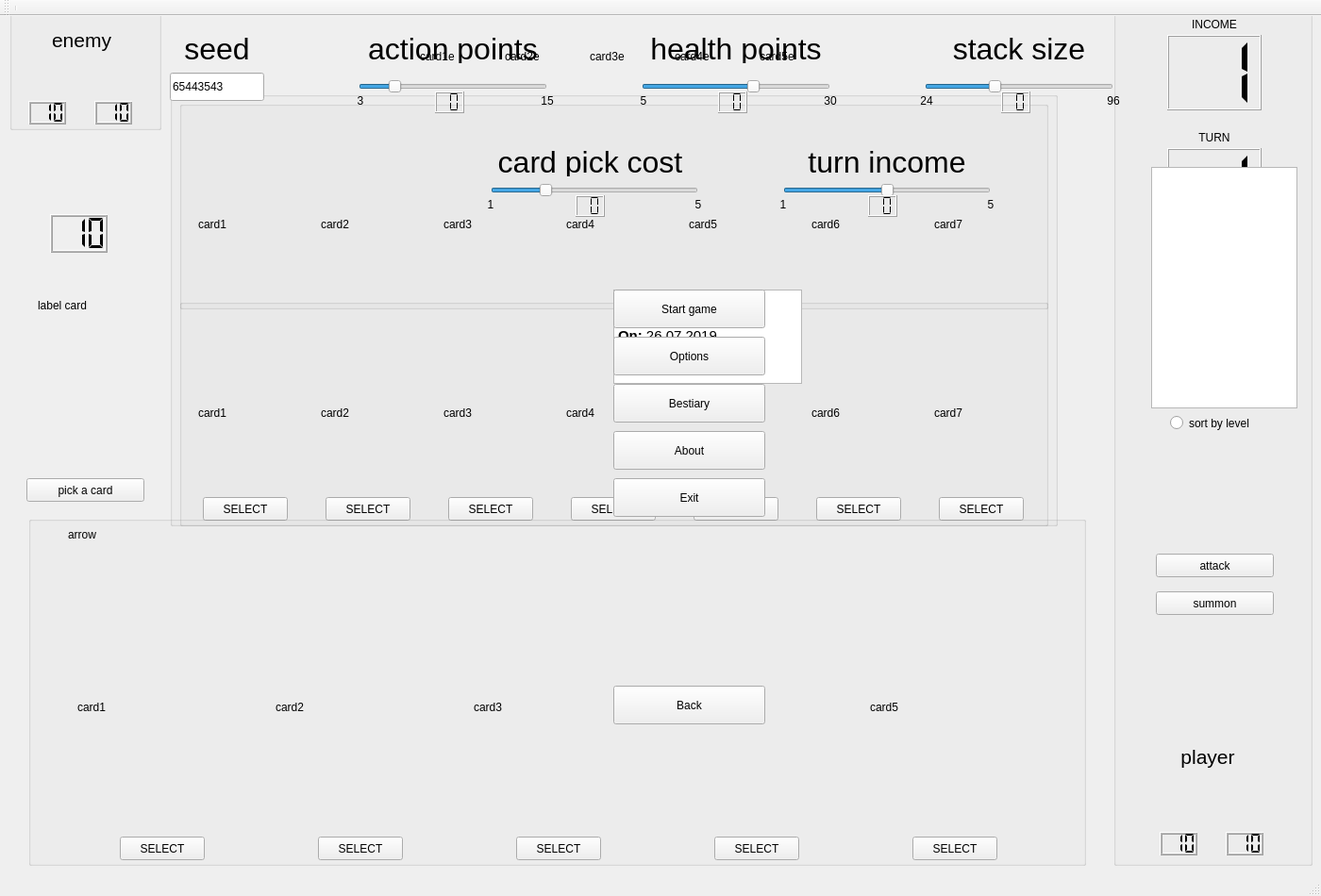
<?xml version="1.0" encoding="UTF-8"?>
<ui version="4.0">
 <class>MainWindow</class>
 <widget class="QMainWindow" name="MainWindow">
  <property name="geometry">
   <rect>
    <x>0</x>
    <y>0</y>
    <width>1400</width>
    <height>950</height>
   </rect>
  </property>
  <property name="minimumSize">
   <size>
    <width>1400</width>
    <height>950</height>
   </size>
  </property>
  <property name="maximumSize">
   <size>
    <width>1400</width>
    <height>950</height>
   </size>
  </property>
  <property name="windowTitle">
   <string>MainWindow</string>
  </property>
  <property name="iconSize">
   <size>
    <width>24</width>
    <height>24</height>
   </size>
  </property>
  <widget class="QWidget" name="centralWidget">
   <property name="minimumSize">
    <size>
     <width>0</width>
     <height>911</height>
    </size>
   </property>
   <widget class="QLabel" name="label_cardAbout">
    <property name="geometry">
     <rect>
      <x>40</x>
      <y>60</y>
      <width>334</width>
      <height>494</height>
     </rect>
    </property>
    <property name="text">
     <string>label card</string>
    </property>
   </widget>
   <widget class="QTextBrowser" name="text_about">
    <property name="geometry">
     <rect>
      <x>650</x>
      <y>290</y>
      <width>200</width>
      <height>100</height>
     </rect>
    </property>
    <property name="html">
     <string>&lt;!DOCTYPE HTML PUBLIC &quot;-//W3C//DTD HTML 4.0//EN&quot; &quot;http://www.w3.org/TR/REC-html40/strict.dtd&quot;&gt;
&lt;html&gt;&lt;head&gt;&lt;meta name=&quot;qrichtext&quot; content=&quot;1&quot; /&gt;&lt;style type=&quot;text/css&quot;&gt;
p, li { white-space: pre-wrap; }
&lt;/style&gt;&lt;/head&gt;&lt;body style=&quot; font-family:'Ubuntu'; font-size:11pt; font-weight:400; font-style:normal;&quot;&gt;
&lt;p style=&quot; margin-top:0px; margin-bottom:0px; margin-left:0px; margin-right:0px; -qt-block-indent:0; text-indent:0px;&quot;&gt;&lt;span style=&quot; font-weight:600;&quot;&gt;Created by:&lt;/span&gt; Bartłomiej Długosz&lt;/p&gt;
&lt;p style=&quot; margin-top:0px; margin-bottom:0px; margin-left:0px; margin-right:0px; -qt-block-indent:0; text-indent:0px;&quot;&gt;&lt;span style=&quot; font-weight:600;&quot;&gt;On: &lt;/span&gt;26.07.2019&lt;/p&gt;&lt;/body&gt;&lt;/html&gt;</string>
    </property>
   </widget>
   <widget class="QPushButton" name="button_options">
    <property name="geometry">
     <rect>
      <x>650</x>
      <y>340</y>
      <width>161</width>
      <height>41</height>
     </rect>
    </property>
    <property name="toolTip">
     <string>&lt;html&gt;&lt;head/&gt;&lt;body&gt;&lt;p&gt;Adjust anything to Your needs&lt;/p&gt;&lt;/body&gt;&lt;/html&gt;</string>
    </property>
    <property name="text">
     <string>Options</string>
    </property>
   </widget>
   <widget class="QPushButton" name="button_start">
    <property name="geometry">
     <rect>
      <x>650</x>
      <y>290</y>
      <width>161</width>
      <height>41</height>
     </rect>
    </property>
    <property name="toolTip">
     <string>&lt;html&gt;&lt;head/&gt;&lt;body&gt;&lt;p&gt;Start the game&lt;/p&gt;&lt;/body&gt;&lt;/html&gt;</string>
    </property>
    <property name="text">
     <string>Start game</string>
    </property>
   </widget>
   <widget class="QPushButton" name="button_bestiary">
    <property name="geometry">
     <rect>
      <x>650</x>
      <y>390</y>
      <width>161</width>
      <height>41</height>
     </rect>
    </property>
    <property name="toolTip">
     <string>&lt;html&gt;&lt;head/&gt;&lt;body&gt;&lt;p&gt;Place to get acquainted with monsters&lt;/p&gt;&lt;/body&gt;&lt;/html&gt;</string>
    </property>
    <property name="text">
     <string>Bestiary</string>
    </property>
   </widget>
   <widget class="QPushButton" name="button_about">
    <property name="geometry">
     <rect>
      <x>650</x>
      <y>440</y>
      <width>161</width>
      <height>41</height>
     </rect>
    </property>
    <property name="toolTip">
     <string>&lt;html&gt;&lt;head/&gt;&lt;body&gt;&lt;p&gt;Check the info about the author&lt;/p&gt;&lt;p&gt;&lt;br/&gt;&lt;/p&gt;&lt;/body&gt;&lt;/html&gt;</string>
    </property>
    <property name="whatsThis">
     <string>&lt;html&gt;&lt;head/&gt;&lt;body&gt;&lt;p&gt;&lt;br/&gt;&lt;/p&gt;&lt;/body&gt;&lt;/html&gt;</string>
    </property>
    <property name="text">
     <string>About</string>
    </property>
   </widget>
   <widget class="QPushButton" name="button_back">
    <property name="geometry">
     <rect>
      <x>650</x>
      <y>710</y>
      <width>161</width>
      <height>41</height>
     </rect>
    </property>
    <property name="toolTip">
     <string>&lt;html&gt;&lt;head/&gt;&lt;body&gt;&lt;p&gt;Exit the application&lt;/p&gt;&lt;p&gt;&lt;br/&gt;&lt;/p&gt;&lt;/body&gt;&lt;/html&gt;</string>
    </property>
    <property name="text">
     <string>Back</string>
    </property>
   </widget>
   <widget class="QPushButton" name="button_exit">
    <property name="geometry">
     <rect>
      <x>650</x>
      <y>490</y>
      <width>161</width>
      <height>41</height>
     </rect>
    </property>
    <property name="toolTip">
     <string>&lt;html&gt;&lt;head/&gt;&lt;body&gt;&lt;p&gt;Exit the application&lt;/p&gt;&lt;p&gt;&lt;br/&gt;&lt;/p&gt;&lt;/body&gt;&lt;/html&gt;</string>
    </property>
    <property name="text">
     <string>Exit</string>
    </property>
   </widget>
   <widget class="QGroupBox" name="box_playerCards">
    <property name="geometry">
     <rect>
      <x>30</x>
      <y>530</y>
      <width>1121</width>
      <height>371</height>
     </rect>
    </property>
    <property name="title">
     <string/>
    </property>
    <widget class="QLabel" name="label_card5">
     <property name="geometry">
      <rect>
       <x>892</x>
       <y>70</y>
       <width>180</width>
       <height>266</height>
      </rect>
     </property>
     <property name="text">
      <string>card5</string>
     </property>
    </widget>
    <widget class="QLabel" name="label_card4">
     <property name="geometry">
      <rect>
       <x>682</x>
       <y>70</y>
       <width>180</width>
       <height>266</height>
      </rect>
     </property>
     <property name="text">
      <string>card4</string>
     </property>
    </widget>
    <widget class="QLabel" name="label_card3">
     <property name="geometry">
      <rect>
       <x>472</x>
       <y>70</y>
       <width>180</width>
       <height>266</height>
      </rect>
     </property>
     <property name="text">
      <string>card3</string>
     </property>
    </widget>
    <widget class="QLabel" name="label_card2">
     <property name="geometry">
      <rect>
       <x>262</x>
       <y>70</y>
       <width>180</width>
       <height>266</height>
      </rect>
     </property>
     <property name="text">
      <string>card2</string>
     </property>
    </widget>
    <widget class="QLabel" name="label_card1">
     <property name="geometry">
      <rect>
       <x>52</x>
       <y>70</y>
       <width>180</width>
       <height>266</height>
      </rect>
     </property>
     <property name="text">
      <string>card1</string>
     </property>
    </widget>
    <widget class="QPushButton" name="button_card_4_selected">
     <property name="geometry">
      <rect>
       <x>727</x>
       <y>340</y>
       <width>90</width>
       <height>25</height>
      </rect>
     </property>
     <property name="text">
      <string>SELECT</string>
     </property>
    </widget>
    <widget class="QPushButton" name="button_card_5_selected">
     <property name="geometry">
      <rect>
       <x>937</x>
       <y>340</y>
       <width>90</width>
       <height>25</height>
      </rect>
     </property>
     <property name="text">
      <string>SELECT</string>
     </property>
    </widget>
    <widget class="QPushButton" name="button_card_3_selected">
     <property name="geometry">
      <rect>
       <x>517</x>
       <y>340</y>
       <width>90</width>
       <height>25</height>
      </rect>
     </property>
     <property name="text">
      <string>SELECT</string>
     </property>
    </widget>
    <widget class="QPushButton" name="button_card_2_selected">
     <property name="geometry">
      <rect>
       <x>307</x>
       <y>340</y>
       <width>90</width>
       <height>25</height>
      </rect>
     </property>
     <property name="text">
      <string>SELECT</string>
     </property>
    </widget>
    <widget class="QPushButton" name="button_card_1_selected">
     <property name="geometry">
      <rect>
       <x>97</x>
       <y>340</y>
       <width>90</width>
       <height>25</height>
      </rect>
     </property>
     <property name="text">
      <string>SELECT</string>
     </property>
    </widget>
    <widget class="QLabel" name="label_arrow">
     <property name="geometry">
      <rect>
       <x>42</x>
       <y>0</y>
       <width>40</width>
       <height>40</height>
      </rect>
     </property>
     <property name="text">
      <string>arrow</string>
     </property>
    </widget>
   </widget>
   <widget class="QLineEdit" name="lineEdit_seed">
    <property name="geometry">
     <rect>
      <x>180</x>
      <y>60</y>
      <width>100</width>
      <height>30</height>
     </rect>
    </property>
    <property name="text">
     <string>65443543</string>
    </property>
   </widget>
   <widget class="QLabel" name="options_seed">
    <property name="geometry">
     <rect>
      <x>180</x>
      <y>20</y>
      <width>100</width>
      <height>30</height>
     </rect>
    </property>
    <property name="font">
     <font>
      <pointsize>24</pointsize>
     </font>
    </property>
    <property name="layoutDirection">
     <enum>Qt::LeftToRight</enum>
    </property>
    <property name="text">
     <string>seed</string>
    </property>
    <property name="scaledContents">
     <bool>false</bool>
    </property>
    <property name="alignment">
     <set>Qt::AlignCenter</set>
    </property>
   </widget>
   <widget class="QLabel" name="options_ap">
    <property name="geometry">
     <rect>
      <x>380</x>
      <y>20</y>
      <width>200</width>
      <height>30</height>
     </rect>
    </property>
    <property name="font">
     <font>
      <pointsize>24</pointsize>
     </font>
    </property>
    <property name="layoutDirection">
     <enum>Qt::LeftToRight</enum>
    </property>
    <property name="text">
     <string>action points</string>
    </property>
    <property name="scaledContents">
     <bool>false</bool>
    </property>
    <property name="alignment">
     <set>Qt::AlignCenter</set>
    </property>
   </widget>
   <widget class="QSlider" name="slider_ap">
    <property name="geometry">
     <rect>
      <x>380</x>
      <y>60</y>
      <width>200</width>
      <height>30</height>
     </rect>
    </property>
    <property name="minimum">
     <number>3</number>
    </property>
    <property name="maximum">
     <number>15</number>
    </property>
    <property name="value">
     <number>5</number>
    </property>
    <property name="orientation">
     <enum>Qt::Horizontal</enum>
    </property>
   </widget>
   <widget class="QLabel" name="options_hp">
    <property name="geometry">
     <rect>
      <x>680</x>
      <y>20</y>
      <width>200</width>
      <height>30</height>
     </rect>
    </property>
    <property name="font">
     <font>
      <pointsize>24</pointsize>
     </font>
    </property>
    <property name="layoutDirection">
     <enum>Qt::LeftToRight</enum>
    </property>
    <property name="text">
     <string>health points</string>
    </property>
    <property name="scaledContents">
     <bool>false</bool>
    </property>
    <property name="alignment">
     <set>Qt::AlignCenter</set>
    </property>
   </widget>
   <widget class="QSlider" name="slider_hp">
    <property name="geometry">
     <rect>
      <x>680</x>
      <y>60</y>
      <width>200</width>
      <height>30</height>
     </rect>
    </property>
    <property name="minimum">
     <number>5</number>
    </property>
    <property name="maximum">
     <number>30</number>
    </property>
    <property name="value">
     <number>20</number>
    </property>
    <property name="orientation">
     <enum>Qt::Horizontal</enum>
    </property>
   </widget>
   <widget class="QLabel" name="options_stackSize">
    <property name="geometry">
     <rect>
      <x>980</x>
      <y>20</y>
      <width>200</width>
      <height>30</height>
     </rect>
    </property>
    <property name="font">
     <font>
      <pointsize>24</pointsize>
     </font>
    </property>
    <property name="layoutDirection">
     <enum>Qt::LeftToRight</enum>
    </property>
    <property name="text">
     <string>stack size</string>
    </property>
    <property name="scaledContents">
     <bool>false</bool>
    </property>
    <property name="alignment">
     <set>Qt::AlignCenter</set>
    </property>
   </widget>
   <widget class="QSlider" name="slider_stackSize">
    <property name="geometry">
     <rect>
      <x>980</x>
      <y>60</y>
      <width>200</width>
      <height>30</height>
     </rect>
    </property>
    <property name="minimum">
     <number>24</number>
    </property>
    <property name="maximum">
     <number>96</number>
    </property>
    <property name="value">
     <number>50</number>
    </property>
    <property name="orientation">
     <enum>Qt::Horizontal</enum>
    </property>
   </widget>
   <widget class="QLabel" name="options_ap_min">
    <property name="geometry">
     <rect>
      <x>362</x>
      <y>80</y>
      <width>40</width>
      <height>20</height>
     </rect>
    </property>
    <property name="text">
     <string>3</string>
    </property>
    <property name="alignment">
     <set>Qt::AlignCenter</set>
    </property>
   </widget>
   <widget class="QLabel" name="options_ap_max">
    <property name="geometry">
     <rect>
      <x>560</x>
      <y>80</y>
      <width>40</width>
      <height>20</height>
     </rect>
    </property>
    <property name="text">
     <string>15</string>
    </property>
    <property name="alignment">
     <set>Qt::AlignCenter</set>
    </property>
   </widget>
   <widget class="QLabel" name="options_hp_min">
    <property name="geometry">
     <rect>
      <x>662</x>
      <y>80</y>
      <width>40</width>
      <height>20</height>
     </rect>
    </property>
    <property name="text">
     <string>5</string>
    </property>
    <property name="alignment">
     <set>Qt::AlignCenter</set>
    </property>
   </widget>
   <widget class="QLabel" name="options_hp_max">
    <property name="geometry">
     <rect>
      <x>860</x>
      <y>80</y>
      <width>40</width>
      <height>20</height>
     </rect>
    </property>
    <property name="text">
     <string>30</string>
    </property>
    <property name="alignment">
     <set>Qt::AlignCenter</set>
    </property>
   </widget>
   <widget class="QLabel" name="options_stack_min">
    <property name="geometry">
     <rect>
      <x>962</x>
      <y>80</y>
      <width>40</width>
      <height>20</height>
     </rect>
    </property>
    <property name="text">
     <string>24</string>
    </property>
    <property name="alignment">
     <set>Qt::AlignCenter</set>
    </property>
   </widget>
   <widget class="QLabel" name="options_stack_max">
    <property name="geometry">
     <rect>
      <x>1160</x>
      <y>80</y>
      <width>40</width>
      <height>20</height>
     </rect>
    </property>
    <property name="text">
     <string>96</string>
    </property>
    <property name="alignment">
     <set>Qt::AlignCenter</set>
    </property>
   </widget>
   <widget class="QLCDNumber" name="lcd_options_ap">
    <property name="geometry">
     <rect>
      <x>461</x>
      <y>80</y>
      <width>31</width>
      <height>23</height>
     </rect>
    </property>
    <property name="lineWidth">
     <number>1</number>
    </property>
    <property name="smallDecimalPoint">
     <bool>false</bool>
    </property>
    <property name="digitCount">
     <number>2</number>
    </property>
    <property name="segmentStyle">
     <enum>QLCDNumber::Flat</enum>
    </property>
   </widget>
   <widget class="QLCDNumber" name="lcd_options_hp">
    <property name="geometry">
     <rect>
      <x>761</x>
      <y>80</y>
      <width>31</width>
      <height>23</height>
     </rect>
    </property>
    <property name="lineWidth">
     <number>1</number>
    </property>
    <property name="smallDecimalPoint">
     <bool>false</bool>
    </property>
    <property name="digitCount">
     <number>2</number>
    </property>
    <property name="segmentStyle">
     <enum>QLCDNumber::Flat</enum>
    </property>
   </widget>
   <widget class="QLCDNumber" name="lcd_options_stackSize">
    <property name="geometry">
     <rect>
      <x>1061</x>
      <y>80</y>
      <width>31</width>
      <height>23</height>
     </rect>
    </property>
    <property name="lineWidth">
     <number>1</number>
    </property>
    <property name="smallDecimalPoint">
     <bool>false</bool>
    </property>
    <property name="digitCount">
     <number>2</number>
    </property>
    <property name="segmentStyle">
     <enum>QLCDNumber::Flat</enum>
    </property>
   </widget>
   <widget class="QLabel" name="options_cardPickCost">
    <property name="geometry">
     <rect>
      <x>520</x>
      <y>140</y>
      <width>220</width>
      <height>30</height>
     </rect>
    </property>
    <property name="font">
     <font>
      <pointsize>24</pointsize>
     </font>
    </property>
    <property name="layoutDirection">
     <enum>Qt::LeftToRight</enum>
    </property>
    <property name="text">
     <string>card pick cost </string>
    </property>
    <property name="scaledContents">
     <bool>false</bool>
    </property>
    <property name="alignment">
     <set>Qt::AlignCenter</set>
    </property>
   </widget>
   <widget class="QLabel" name="options_cardPickCost_min">
    <property name="geometry">
     <rect>
      <x>500</x>
      <y>190</y>
      <width>40</width>
      <height>20</height>
     </rect>
    </property>
    <property name="text">
     <string>1</string>
    </property>
    <property name="alignment">
     <set>Qt::AlignCenter</set>
    </property>
   </widget>
   <widget class="QLabel" name="options_cardPickCost_max">
    <property name="geometry">
     <rect>
      <x>720</x>
      <y>190</y>
      <width>40</width>
      <height>20</height>
     </rect>
    </property>
    <property name="text">
     <string>5</string>
    </property>
    <property name="alignment">
     <set>Qt::AlignCenter</set>
    </property>
   </widget>
   <widget class="QSlider" name="slider_cardPickCost">
    <property name="geometry">
     <rect>
      <x>520</x>
      <y>170</y>
      <width>220</width>
      <height>30</height>
     </rect>
    </property>
    <property name="minimum">
     <number>1</number>
    </property>
    <property name="maximum">
     <number>5</number>
    </property>
    <property name="value">
     <number>2</number>
    </property>
    <property name="orientation">
     <enum>Qt::Horizontal</enum>
    </property>
   </widget>
   <widget class="QLCDNumber" name="lcd_options_cardPickCost">
    <property name="geometry">
     <rect>
      <x>610</x>
      <y>190</y>
      <width>31</width>
      <height>23</height>
     </rect>
    </property>
    <property name="lineWidth">
     <number>1</number>
    </property>
    <property name="smallDecimalPoint">
     <bool>false</bool>
    </property>
    <property name="digitCount">
     <number>2</number>
    </property>
    <property name="segmentStyle">
     <enum>QLCDNumber::Flat</enum>
    </property>
   </widget>
   <widget class="QLabel" name="options_turnIncome">
    <property name="geometry">
     <rect>
      <x>830</x>
      <y>140</y>
      <width>220</width>
      <height>30</height>
     </rect>
    </property>
    <property name="font">
     <font>
      <pointsize>24</pointsize>
     </font>
    </property>
    <property name="layoutDirection">
     <enum>Qt::LeftToRight</enum>
    </property>
    <property name="text">
     <string>turn income</string>
    </property>
    <property name="scaledContents">
     <bool>false</bool>
    </property>
    <property name="alignment">
     <set>Qt::AlignCenter</set>
    </property>
   </widget>
   <widget class="QSlider" name="slider_turnIncome">
    <property name="geometry">
     <rect>
      <x>830</x>
      <y>170</y>
      <width>220</width>
      <height>30</height>
     </rect>
    </property>
    <property name="minimum">
     <number>1</number>
    </property>
    <property name="maximum">
     <number>5</number>
    </property>
    <property name="value">
     <number>3</number>
    </property>
    <property name="orientation">
     <enum>Qt::Horizontal</enum>
    </property>
   </widget>
   <widget class="QLCDNumber" name="lcd_options_turnIncome">
    <property name="geometry">
     <rect>
      <x>920</x>
      <y>190</y>
      <width>31</width>
      <height>23</height>
     </rect>
    </property>
    <property name="lineWidth">
     <number>1</number>
    </property>
    <property name="smallDecimalPoint">
     <bool>false</bool>
    </property>
    <property name="digitCount">
     <number>2</number>
    </property>
    <property name="segmentStyle">
     <enum>QLCDNumber::Flat</enum>
    </property>
   </widget>
   <widget class="QLabel" name="options_turnIncome_min">
    <property name="geometry">
     <rect>
      <x>810</x>
      <y>190</y>
      <width>40</width>
      <height>20</height>
     </rect>
    </property>
    <property name="text">
     <string>1</string>
    </property>
    <property name="alignment">
     <set>Qt::AlignCenter</set>
    </property>
   </widget>
   <widget class="QLabel" name="options_turnIncome_max">
    <property name="geometry">
     <rect>
      <x>1030</x>
      <y>190</y>
      <width>40</width>
      <height>20</height>
     </rect>
    </property>
    <property name="text">
     <string>5</string>
    </property>
    <property name="alignment">
     <set>Qt::AlignCenter</set>
    </property>
   </widget>
   <widget class="QGroupBox" name="box_battleField">
    <property name="geometry">
     <rect>
      <x>180</x>
      <y>80</y>
      <width>941</width>
      <height>461</height>
     </rect>
    </property>
    <property name="title">
     <string/>
    </property>
    <widget class="QGroupBox" name="box_playerBF">
     <property name="geometry">
      <rect>
       <x>10</x>
       <y>220</y>
       <width>921</width>
       <height>241</height>
      </rect>
     </property>
     <property name="title">
      <string/>
     </property>
     <widget class="QLabel" name="label_playerBF_card1">
      <property name="geometry">
       <rect>
        <x>20</x>
        <y>30</y>
        <width>100</width>
        <height>181</height>
       </rect>
      </property>
      <property name="text">
       <string>card1</string>
      </property>
     </widget>
     <widget class="QLabel" name="label_playerBF_card2">
      <property name="geometry">
       <rect>
        <x>150</x>
        <y>30</y>
        <width>100</width>
        <height>181</height>
       </rect>
      </property>
      <property name="text">
       <string>card2</string>
      </property>
     </widget>
     <widget class="QLabel" name="label_playerBF_card3">
      <property name="geometry">
       <rect>
        <x>280</x>
        <y>30</y>
        <width>100</width>
        <height>181</height>
       </rect>
      </property>
      <property name="text">
       <string>card3</string>
      </property>
     </widget>
     <widget class="QLabel" name="label_playerBF_card4">
      <property name="geometry">
       <rect>
        <x>410</x>
        <y>30</y>
        <width>100</width>
        <height>181</height>
       </rect>
      </property>
      <property name="text">
       <string>card4</string>
      </property>
     </widget>
     <widget class="QLabel" name="label_playerBF_card5">
      <property name="geometry">
       <rect>
        <x>540</x>
        <y>30</y>
        <width>100</width>
        <height>181</height>
       </rect>
      </property>
      <property name="text">
       <string>card5</string>
      </property>
     </widget>
     <widget class="QLabel" name="label_playerBF_card6">
      <property name="geometry">
       <rect>
        <x>670</x>
        <y>30</y>
        <width>100</width>
        <height>181</height>
       </rect>
      </property>
      <property name="text">
       <string>card6</string>
      </property>
     </widget>
     <widget class="QLabel" name="label_playerBF_card7">
      <property name="geometry">
       <rect>
        <x>800</x>
        <y>30</y>
        <width>100</width>
        <height>181</height>
       </rect>
      </property>
      <property name="text">
       <string>card7</string>
      </property>
     </widget>
     <widget class="QPushButton" name="button_playerBF_card1_selected">
      <property name="geometry">
       <rect>
        <x>25</x>
        <y>210</y>
        <width>90</width>
        <height>25</height>
       </rect>
      </property>
      <property name="text">
       <string>SELECT</string>
      </property>
     </widget>
     <widget class="QPushButton" name="button_playerBF_card2_selected">
      <property name="geometry">
       <rect>
        <x>155</x>
        <y>210</y>
        <width>90</width>
        <height>25</height>
       </rect>
      </property>
      <property name="text">
       <string>SELECT</string>
      </property>
     </widget>
     <widget class="QPushButton" name="button_playerBF_card4_selected">
      <property name="geometry">
       <rect>
        <x>415</x>
        <y>210</y>
        <width>90</width>
        <height>25</height>
       </rect>
      </property>
      <property name="text">
       <string>SELECT</string>
      </property>
     </widget>
     <widget class="QPushButton" name="button_playerBF_card3_selected">
      <property name="geometry">
       <rect>
        <x>285</x>
        <y>210</y>
        <width>90</width>
        <height>25</height>
       </rect>
      </property>
      <property name="text">
       <string>SELECT</string>
      </property>
     </widget>
     <widget class="QPushButton" name="button_playerBF_card6_selected">
      <property name="geometry">
       <rect>
        <x>675</x>
        <y>210</y>
        <width>90</width>
        <height>25</height>
       </rect>
      </property>
      <property name="text">
       <string>SELECT</string>
      </property>
     </widget>
     <widget class="QPushButton" name="button_playerBF_card7_selected">
      <property name="geometry">
       <rect>
        <x>805</x>
        <y>210</y>
        <width>90</width>
        <height>25</height>
       </rect>
      </property>
      <property name="text">
       <string>SELECT</string>
      </property>
     </widget>
     <widget class="QPushButton" name="button_playerBF_card5_selected">
      <property name="geometry">
       <rect>
        <x>545</x>
        <y>210</y>
        <width>90</width>
        <height>25</height>
       </rect>
      </property>
      <property name="text">
       <string>SELECT</string>
      </property>
     </widget>
     <widget class="QLabel" name="label_arrowBF">
      <property name="geometry">
       <rect>
        <x>0</x>
        <y>0</y>
        <width>40</width>
        <height>40</height>
       </rect>
      </property>
      <property name="text">
       <string/>
      </property>
     </widget>
     <zorder>label_playerBF_card5</zorder>
     <zorder>label_playerBF_card1</zorder>
     <zorder>label_playerBF_card3</zorder>
     <zorder>label_playerBF_card4</zorder>
     <zorder>label_playerBF_card6</zorder>
     <zorder>label_playerBF_card7</zorder>
     <zorder>label_playerBF_card2</zorder>
     <zorder>button_playerBF_card1_selected</zorder>
     <zorder>button_playerBF_card2_selected</zorder>
     <zorder>button_playerBF_card4_selected</zorder>
     <zorder>button_playerBF_card3_selected</zorder>
     <zorder>button_playerBF_card6_selected</zorder>
     <zorder>button_playerBF_card7_selected</zorder>
     <zorder>button_playerBF_card5_selected</zorder>
     <zorder>label_arrowBF</zorder>
    </widget>
    <widget class="QGroupBox" name="box_enemyBF">
     <property name="geometry">
      <rect>
       <x>10</x>
       <y>10</y>
       <width>921</width>
       <height>221</height>
      </rect>
     </property>
     <property name="title">
      <string/>
     </property>
     <widget class="QLabel" name="label_enemyBF_card5">
      <property name="geometry">
       <rect>
        <x>540</x>
        <y>40</y>
        <width>100</width>
        <height>181</height>
       </rect>
      </property>
      <property name="text">
       <string>card5</string>
      </property>
     </widget>
     <widget class="QLabel" name="label_enemyBF_card2">
      <property name="geometry">
       <rect>
        <x>150</x>
        <y>40</y>
        <width>100</width>
        <height>181</height>
       </rect>
      </property>
      <property name="text">
       <string>card2</string>
      </property>
     </widget>
     <widget class="QLabel" name="label_enemyBF_card3">
      <property name="geometry">
       <rect>
        <x>280</x>
        <y>40</y>
        <width>100</width>
        <height>181</height>
       </rect>
      </property>
      <property name="text">
       <string>card3</string>
      </property>
     </widget>
     <widget class="QLabel" name="label_enemyBF_card1">
      <property name="geometry">
       <rect>
        <x>20</x>
        <y>40</y>
        <width>100</width>
        <height>181</height>
       </rect>
      </property>
      <property name="text">
       <string>card1</string>
      </property>
     </widget>
     <widget class="QLabel" name="label_enemyBF_card7">
      <property name="geometry">
       <rect>
        <x>800</x>
        <y>40</y>
        <width>100</width>
        <height>181</height>
       </rect>
      </property>
      <property name="text">
       <string>card7</string>
      </property>
     </widget>
     <widget class="QLabel" name="label_enemyBF_card6">
      <property name="geometry">
       <rect>
        <x>670</x>
        <y>40</y>
        <width>100</width>
        <height>181</height>
       </rect>
      </property>
      <property name="text">
       <string>card6</string>
      </property>
     </widget>
     <widget class="QLabel" name="label_enemyBF_card4">
      <property name="geometry">
       <rect>
        <x>410</x>
        <y>40</y>
        <width>100</width>
        <height>181</height>
       </rect>
      </property>
      <property name="text">
       <string>card4</string>
      </property>
     </widget>
    </widget>
   </widget>
   <widget class="QGroupBox" name="box_playerGUI">
    <property name="geometry">
     <rect>
      <x>1180</x>
      <y>-20</y>
      <width>211</width>
      <height>921</height>
     </rect>
    </property>
    <property name="title">
     <string/>
    </property>
    <widget class="QLCDNumber" name="lcd_ap">
     <property name="geometry">
      <rect>
       <x>49</x>
       <y>885</y>
       <width>40</width>
       <height>25</height>
      </rect>
     </property>
     <property name="autoFillBackground">
      <bool>false</bool>
     </property>
     <property name="lineWidth">
      <number>1</number>
     </property>
     <property name="midLineWidth">
      <number>1</number>
     </property>
     <property name="digitCount">
      <number>3</number>
     </property>
     <property name="segmentStyle">
      <enum>QLCDNumber::Flat</enum>
     </property>
     <property name="value" stdset="0">
      <double>10.000000000000000</double>
     </property>
    </widget>
    <widget class="QLCDNumber" name="lcd_hp">
     <property name="geometry">
      <rect>
       <x>119</x>
       <y>885</y>
       <width>40</width>
       <height>25</height>
      </rect>
     </property>
     <property name="autoFillBackground">
      <bool>false</bool>
     </property>
     <property name="lineWidth">
      <number>1</number>
     </property>
     <property name="midLineWidth">
      <number>1</number>
     </property>
     <property name="digitCount">
      <number>3</number>
     </property>
     <property name="segmentStyle">
      <enum>QLCDNumber::Flat</enum>
     </property>
     <property name="value" stdset="0">
      <double>10.000000000000000</double>
     </property>
    </widget>
    <widget class="QLabel" name="label_healthPoints">
     <property name="geometry">
      <rect>
       <x>121</x>
       <y>840</y>
       <width>40</width>
       <height>40</height>
      </rect>
     </property>
     <property name="text">
      <string/>
     </property>
    </widget>
    <widget class="QLabel" name="label_actionPoint">
     <property name="geometry">
      <rect>
       <x>50</x>
       <y>840</y>
       <width>40</width>
       <height>40</height>
      </rect>
     </property>
     <property name="text">
      <string/>
     </property>
    </widget>
    <widget class="QPushButton" name="button_endTurn">
     <property name="geometry">
      <rect>
       <x>45</x>
       <y>250</y>
       <width>125</width>
       <height>25</height>
      </rect>
     </property>
     <property name="text">
      <string>end turn</string>
     </property>
    </widget>
    <widget class="QLabel" name="label_turn">
     <property name="geometry">
      <rect>
       <x>57</x>
       <y>140</y>
       <width>100</width>
       <height>17</height>
      </rect>
     </property>
     <property name="text">
      <string>TURN</string>
     </property>
     <property name="alignment">
      <set>Qt::AlignCenter</set>
     </property>
    </widget>
    <widget class="QLCDNumber" name="lcd_turn">
     <property name="geometry">
      <rect>
       <x>57</x>
       <y>160</y>
       <width>100</width>
       <height>80</height>
      </rect>
     </property>
     <property name="digitCount">
      <number>2</number>
     </property>
     <property name="segmentStyle">
      <enum>QLCDNumber::Flat</enum>
     </property>
     <property name="intValue" stdset="0">
      <number>1</number>
     </property>
    </widget>
    <widget class="QPushButton" name="button_summon">
     <property name="geometry">
      <rect>
       <x>45</x>
       <y>630</y>
       <width>125</width>
       <height>25</height>
      </rect>
     </property>
     <property name="text">
      <string>summon</string>
     </property>
    </widget>
    <widget class="QLabel" name="label_playerText">
     <property name="geometry">
      <rect>
       <x>50</x>
       <y>790</y>
       <width>100</width>
       <height>31</height>
      </rect>
     </property>
     <property name="font">
      <font>
       <pointsize>16</pointsize>
      </font>
     </property>
     <property name="layoutDirection">
      <enum>Qt::LeftToRight</enum>
     </property>
     <property name="text">
      <string>player</string>
     </property>
     <property name="scaledContents">
      <bool>false</bool>
     </property>
     <property name="alignment">
      <set>Qt::AlignCenter</set>
     </property>
    </widget>
    <widget class="QLabel" name="label_turn_2">
     <property name="geometry">
      <rect>
       <x>57</x>
       <y>20</y>
       <width>100</width>
       <height>17</height>
      </rect>
     </property>
     <property name="text">
      <string>INCOME</string>
     </property>
     <property name="alignment">
      <set>Qt::AlignCenter</set>
     </property>
    </widget>
    <widget class="QLCDNumber" name="lcd_income">
     <property name="geometry">
      <rect>
       <x>57</x>
       <y>40</y>
       <width>100</width>
       <height>80</height>
      </rect>
     </property>
     <property name="digitCount">
      <number>2</number>
     </property>
     <property name="segmentStyle">
      <enum>QLCDNumber::Flat</enum>
     </property>
     <property name="intValue" stdset="0">
      <number>1</number>
     </property>
    </widget>
    <widget class="QPushButton" name="button_fight">
     <property name="geometry">
      <rect>
       <x>45</x>
       <y>590</y>
       <width>125</width>
       <height>25</height>
      </rect>
     </property>
     <property name="text">
      <string>attack</string>
     </property>
    </widget>
    <zorder>lcd_ap</zorder>
    <zorder>lcd_hp</zorder>
    <zorder>label_healthPoints</zorder>
    <zorder>label_actionPoint</zorder>
    <zorder>button_endTurn</zorder>
    <zorder>label_turn</zorder>
    <zorder>button_summon</zorder>
    <zorder>label_playerText</zorder>
    <zorder>label_turn_2</zorder>
    <zorder>lcd_income</zorder>
    <zorder>button_fight</zorder>
    <zorder>lcd_turn</zorder>
   </widget>
   <widget class="QRadioButton" name="rbutton_sort">
    <property name="geometry">
     <rect>
      <x>1240</x>
      <y>420</y>
      <width>112</width>
      <height>23</height>
     </rect>
    </property>
    <property name="text">
     <string>sort by level</string>
    </property>
   </widget>
   <widget class="QListWidget" name="list_monsters">
    <property name="geometry">
     <rect>
      <x>1220</x>
      <y>160</y>
      <width>155</width>
      <height>256</height>
     </rect>
    </property>
   </widget>
   <widget class="QGroupBox" name="box_enemy">
    <property name="geometry">
     <rect>
      <x>10</x>
      <y>-10</y>
      <width>161</width>
      <height>131</height>
     </rect>
    </property>
    <property name="title">
     <string/>
    </property>
    <widget class="QLCDNumber" name="lcd_enemyHP">
     <property name="geometry">
      <rect>
       <x>90</x>
       <y>100</y>
       <width>40</width>
       <height>25</height>
      </rect>
     </property>
     <property name="autoFillBackground">
      <bool>false</bool>
     </property>
     <property name="lineWidth">
      <number>1</number>
     </property>
     <property name="midLineWidth">
      <number>1</number>
     </property>
     <property name="digitCount">
      <number>3</number>
     </property>
     <property name="segmentStyle">
      <enum>QLCDNumber::Flat</enum>
     </property>
     <property name="value" stdset="0">
      <double>10.000000000000000</double>
     </property>
    </widget>
    <widget class="QLabel" name="label_enemyHP">
     <property name="geometry">
      <rect>
       <x>92</x>
       <y>55</y>
       <width>40</width>
       <height>40</height>
      </rect>
     </property>
     <property name="text">
      <string/>
     </property>
    </widget>
    <widget class="QLabel" name="label_enemyAP">
     <property name="geometry">
      <rect>
       <x>21</x>
       <y>55</y>
       <width>40</width>
       <height>40</height>
      </rect>
     </property>
     <property name="text">
      <string/>
     </property>
    </widget>
    <widget class="QLCDNumber" name="lcd_enemyAP">
     <property name="geometry">
      <rect>
       <x>20</x>
       <y>100</y>
       <width>40</width>
       <height>25</height>
      </rect>
     </property>
     <property name="autoFillBackground">
      <bool>false</bool>
     </property>
     <property name="lineWidth">
      <number>1</number>
     </property>
     <property name="midLineWidth">
      <number>1</number>
     </property>
     <property name="digitCount">
      <number>3</number>
     </property>
     <property name="segmentStyle">
      <enum>QLCDNumber::Flat</enum>
     </property>
     <property name="value" stdset="0">
      <double>10.000000000000000</double>
     </property>
    </widget>
    <widget class="QLabel" name="label_enemyText">
     <property name="geometry">
      <rect>
       <x>21</x>
       <y>20</y>
       <width>111</width>
       <height>31</height>
      </rect>
     </property>
     <property name="font">
      <font>
       <pointsize>16</pointsize>
      </font>
     </property>
     <property name="layoutDirection">
      <enum>Qt::LeftToRight</enum>
     </property>
     <property name="text">
      <string>enemy</string>
     </property>
     <property name="scaledContents">
      <bool>false</bool>
     </property>
     <property name="alignment">
      <set>Qt::AlignCenter</set>
     </property>
    </widget>
   </widget>
   <widget class="QLCDNumber" name="lcd_stack">
    <property name="geometry">
     <rect>
      <x>53</x>
      <y>210</y>
      <width>61</width>
      <height>41</height>
     </rect>
    </property>
    <property name="autoFillBackground">
     <bool>false</bool>
    </property>
    <property name="lineWidth">
     <number>1</number>
    </property>
    <property name="midLineWidth">
     <number>1</number>
    </property>
    <property name="digitCount">
     <number>3</number>
    </property>
    <property name="segmentStyle">
     <enum>QLCDNumber::Flat</enum>
    </property>
    <property name="value" stdset="0">
     <double>10.000000000000000</double>
    </property>
   </widget>
   <widget class="QLabel" name="label_stack">
    <property name="geometry">
     <rect>
      <x>10</x>
      <y>260</y>
      <width>161</width>
      <height>221</height>
     </rect>
    </property>
    <property name="text">
     <string/>
    </property>
   </widget>
   <widget class="QPushButton" name="button_getCard">
    <property name="geometry">
     <rect>
      <x>28</x>
      <y>490</y>
      <width>125</width>
      <height>25</height>
     </rect>
    </property>
    <property name="text">
     <string>pick a card</string>
    </property>
   </widget>
   <widget class="QLabel" name="label_enemy_card1">
    <property name="geometry">
     <rect>
      <x>445</x>
      <y>0</y>
      <width>50</width>
      <height>85</height>
     </rect>
    </property>
    <property name="text">
     <string>card1e</string>
    </property>
   </widget>
   <widget class="QLabel" name="label_enemy_card2">
    <property name="geometry">
     <rect>
      <x>535</x>
      <y>0</y>
      <width>50</width>
      <height>85</height>
     </rect>
    </property>
    <property name="text">
     <string>card2e</string>
    </property>
   </widget>
   <widget class="QLabel" name="label_enemy_card3">
    <property name="geometry">
     <rect>
      <x>625</x>
      <y>0</y>
      <width>50</width>
      <height>85</height>
     </rect>
    </property>
    <property name="text">
     <string>card3e</string>
    </property>
   </widget>
   <widget class="QLabel" name="label_enemy_card4">
    <property name="geometry">
     <rect>
      <x>715</x>
      <y>0</y>
      <width>50</width>
      <height>85</height>
     </rect>
    </property>
    <property name="text">
     <string>card4e</string>
    </property>
   </widget>
   <widget class="QLabel" name="label_enemy_card5">
    <property name="geometry">
     <rect>
      <x>805</x>
      <y>0</y>
      <width>50</width>
      <height>85</height>
     </rect>
    </property>
    <property name="text">
     <string>card5e</string>
    </property>
   </widget>
   <zorder>box_battleField</zorder>
   <zorder>box_playerGUI</zorder>
   <zorder>list_monsters</zorder>
   <zorder>label_cardAbout</zorder>
   <zorder>box_playerCards</zorder>
   <zorder>text_about</zorder>
   <zorder>button_options</zorder>
   <zorder>button_start</zorder>
   <zorder>button_bestiary</zorder>
   <zorder>button_about</zorder>
   <zorder>button_back</zorder>
   <zorder>button_exit</zorder>
   <zorder>lineEdit_seed</zorder>
   <zorder>options_seed</zorder>
   <zorder>options_ap</zorder>
   <zorder>slider_ap</zorder>
   <zorder>options_hp</zorder>
   <zorder>slider_hp</zorder>
   <zorder>options_stackSize</zorder>
   <zorder>slider_stackSize</zorder>
   <zorder>options_ap_min</zorder>
   <zorder>options_ap_max</zorder>
   <zorder>options_hp_min</zorder>
   <zorder>options_hp_max</zorder>
   <zorder>options_stack_min</zorder>
   <zorder>options_stack_max</zorder>
   <zorder>lcd_options_ap</zorder>
   <zorder>lcd_options_hp</zorder>
   <zorder>lcd_options_stackSize</zorder>
   <zorder>options_cardPickCost</zorder>
   <zorder>options_cardPickCost_min</zorder>
   <zorder>options_cardPickCost_max</zorder>
   <zorder>slider_cardPickCost</zorder>
   <zorder>lcd_options_cardPickCost</zorder>
   <zorder>options_turnIncome</zorder>
   <zorder>slider_turnIncome</zorder>
   <zorder>lcd_options_turnIncome</zorder>
   <zorder>options_turnIncome_min</zorder>
   <zorder>options_turnIncome_max</zorder>
   <zorder>rbutton_sort</zorder>
   <zorder>box_enemy</zorder>
   <zorder>lcd_stack</zorder>
   <zorder>label_stack</zorder>
   <zorder>button_getCard</zorder>
   <zorder>label_enemy_card1</zorder>
   <zorder>label_enemy_card2</zorder>
   <zorder>label_enemy_card3</zorder>
   <zorder>label_enemy_card4</zorder>
   <zorder>label_enemy_card5</zorder>
  </widget>
  <widget class="QToolBar" name="mainToolBar">
   <attribute name="toolBarArea">
    <enum>TopToolBarArea</enum>
   </attribute>
   <attribute name="toolBarBreak">
    <bool>false</bool>
   </attribute>
   <addaction name="separator"/>
  </widget>
  <widget class="QStatusBar" name="statusBar"/>
 </widget>
 <layoutdefault spacing="6" margin="11"/>
 <resources/>
 <connections/>
</ui>
